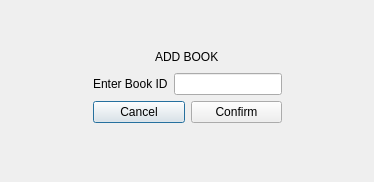
<?xml version="1.0" encoding="UTF-8"?>
<ui version="4.0">
 <class>Add_Book</class>
 <widget class="QDialog" name="Add_Book">
  <property name="geometry">
   <rect>
    <x>0</x>
    <y>0</y>
    <width>374</width>
    <height>182</height>
   </rect>
  </property>
  <property name="windowTitle">
   <string>Dialog</string>
  </property>
  <layout class="QVBoxLayout" name="verticalLayout_4">
   <item>
    <layout class="QVBoxLayout" name="verticalLayout_3">
     <item>
      <spacer name="verticalSpacer">
       <property name="orientation">
        <enum>Qt::Orientation::Vertical</enum>
       </property>
       <property name="sizeHint" stdset="0">
        <size>
         <width>20</width>
         <height>40</height>
        </size>
       </property>
      </spacer>
     </item>
    </layout>
   </item>
   <item>
    <layout class="QVBoxLayout" name="verticalLayout_2">
     <item>
      <layout class="QHBoxLayout" name="horizontalLayout">
       <item>
        <spacer name="horizontalSpacer">
         <property name="orientation">
          <enum>Qt::Orientation::Horizontal</enum>
         </property>
         <property name="sizeHint" stdset="0">
          <size>
           <width>40</width>
           <height>20</height>
          </size>
         </property>
        </spacer>
       </item>
       <item>
        <widget class="QLabel" name="label">
         <property name="styleSheet">
          <string notr="true">font: 700 italic 24pt &quot;Segoe UI&quot;;</string>
         </property>
         <property name="text">
          <string>ADD BOOK</string>
         </property>
        </widget>
       </item>
       <item>
        <spacer name="horizontalSpacer_2">
         <property name="orientation">
          <enum>Qt::Orientation::Horizontal</enum>
         </property>
         <property name="sizeHint" stdset="0">
          <size>
           <width>40</width>
           <height>20</height>
          </size>
         </property>
        </spacer>
       </item>
      </layout>
     </item>
     <item>
      <layout class="QHBoxLayout" name="horizontalLayout_3">
       <item>
        <spacer name="horizontalSpacer_3">
         <property name="orientation">
          <enum>Qt::Orientation::Horizontal</enum>
         </property>
         <property name="sizeHint" stdset="0">
          <size>
           <width>40</width>
           <height>20</height>
          </size>
         </property>
        </spacer>
       </item>
       <item>
        <layout class="QVBoxLayout" name="verticalLayout">
         <item>
          <layout class="QFormLayout" name="formLayout">
           <item row="0" column="0">
            <widget class="QLabel" name="label_2">
             <property name="text">
              <string>Enter Book ID</string>
             </property>
            </widget>
           </item>
           <item row="0" column="1">
            <widget class="QLineEdit" name="bookid"/>
           </item>
          </layout>
         </item>
         <item>
          <layout class="QHBoxLayout" name="horizontalLayout_2">
           <item>
            <widget class="QPushButton" name="pushButton_2">
             <property name="sizePolicy">
              <sizepolicy hsizetype="Preferred" vsizetype="Preferred">
               <horstretch>0</horstretch>
               <verstretch>0</verstretch>
              </sizepolicy>
             </property>
             <property name="text">
              <string>Cancel</string>
             </property>
            </widget>
           </item>
           <item>
            <widget class="QPushButton" name="Confirm">
             <property name="sizePolicy">
              <sizepolicy hsizetype="Preferred" vsizetype="Preferred">
               <horstretch>0</horstretch>
               <verstretch>0</verstretch>
              </sizepolicy>
             </property>
             <property name="text">
              <string>Confirm</string>
             </property>
            </widget>
           </item>
          </layout>
         </item>
        </layout>
       </item>
       <item>
        <spacer name="horizontalSpacer_4">
         <property name="orientation">
          <enum>Qt::Orientation::Horizontal</enum>
         </property>
         <property name="sizeHint" stdset="0">
          <size>
           <width>40</width>
           <height>20</height>
          </size>
         </property>
        </spacer>
       </item>
      </layout>
     </item>
    </layout>
   </item>
   <item>
    <spacer name="verticalSpacer_2">
     <property name="orientation">
      <enum>Qt::Orientation::Vertical</enum>
     </property>
     <property name="sizeHint" stdset="0">
      <size>
       <width>155</width>
       <height>52</height>
      </size>
     </property>
    </spacer>
   </item>
  </layout>
 </widget>
 <resources/>
 <connections>
  <connection>
   <sender>pushButton_2</sender>
   <signal>clicked()</signal>
   <receiver>Add_Book</receiver>
   <slot>close()</slot>
   <hints>
    <hint type="sourcelabel">
     <x>184</x>
     <y>125</y>
    </hint>
    <hint type="destinationlabel">
     <x>53</x>
     <y>133</y>
    </hint>
   </hints>
  </connection>
 </connections>
</ui>
